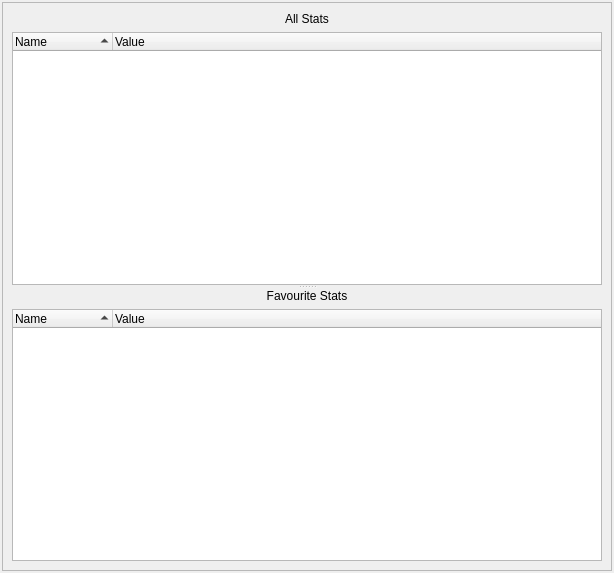
<?xml version="1.0" encoding="UTF-8"?>
<ui version="4.0">
 <class>StatsWidget</class>
 <widget class="QDockWidget" name="StatsWidget">
  <property name="geometry">
   <rect>
    <x>0</x>
    <y>0</y>
    <width>614</width>
    <height>573</height>
   </rect>
  </property>
  <property name="minimumSize">
   <size>
    <width>273</width>
    <height>235</height>
   </size>
  </property>
  <property name="sizeIncrement">
   <size>
    <width>5</width>
    <height>5</height>
   </size>
  </property>
  <property name="features">
   <set>QDockWidget::AllDockWidgetFeatures</set>
  </property>
  <property name="allowedAreas">
   <set>Qt::AllDockWidgetAreas</set>
  </property>
  <property name="windowTitle">
   <string>Stats</string>
  </property>
  <widget class="QWidget" name="dockWidgetContents">
   <layout class="QHBoxLayout" name="horizontalLayout">
    <property name="spacing">
     <number>0</number>
    </property>
    <property name="margin">
     <number>2</number>
    </property>
    <item>
     <widget class="QFrame" name="frame">
      <property name="frameShape">
       <enum>QFrame::StyledPanel</enum>
      </property>
      <property name="frameShadow">
       <enum>QFrame::Plain</enum>
      </property>
      <layout class="QHBoxLayout" name="horizontalLayout_2">
       <item>
        <widget class="QSplitter" name="splitter">
         <property name="orientation">
          <enum>Qt::Vertical</enum>
         </property>
         <widget class="QWidget" name="">
          <layout class="QVBoxLayout" name="verticalLayout_2">
           <item>
            <widget class="QLabel" name="label_2">
             <property name="text">
              <string>All Stats</string>
             </property>
             <property name="alignment">
              <set>Qt::AlignCenter</set>
             </property>
            </widget>
           </item>
           <item>
            <widget class="QTreeWidget" name="TreeStats">
             <property name="editTriggers">
              <set>QAbstractItemView::NoEditTriggers</set>
             </property>
             <property name="uniformRowHeights">
              <bool>true</bool>
             </property>
             <property name="sortingEnabled">
              <bool>true</bool>
             </property>
             <property name="columnCount">
              <number>2</number>
             </property>
             <attribute name="headerMinimumSectionSize">
              <number>100</number>
             </attribute>
             <column>
              <property name="text">
               <string>Name</string>
              </property>
             </column>
             <column>
              <property name="text">
               <string>Value</string>
              </property>
             </column>
            </widget>
           </item>
          </layout>
         </widget>
         <widget class="QWidget" name="">
          <layout class="QVBoxLayout" name="verticalLayout">
           <item>
            <widget class="QLabel" name="label">
             <property name="text">
              <string>Favourite Stats</string>
             </property>
             <property name="alignment">
              <set>Qt::AlignCenter</set>
             </property>
            </widget>
           </item>
           <item>
            <widget class="QTreeWidget" name="TreeFavourites">
             <property name="editTriggers">
              <set>QAbstractItemView::NoEditTriggers</set>
             </property>
             <property name="uniformRowHeights">
              <bool>true</bool>
             </property>
             <property name="sortingEnabled">
              <bool>true</bool>
             </property>
             <property name="columnCount">
              <number>2</number>
             </property>
             <attribute name="headerMinimumSectionSize">
              <number>100</number>
             </attribute>
             <column>
              <property name="text">
               <string>Name</string>
              </property>
             </column>
             <column>
              <property name="text">
               <string>Value</string>
              </property>
             </column>
            </widget>
           </item>
          </layout>
         </widget>
        </widget>
       </item>
      </layout>
     </widget>
    </item>
   </layout>
  </widget>
 </widget>
 <resources/>
 <connections/>
</ui>
